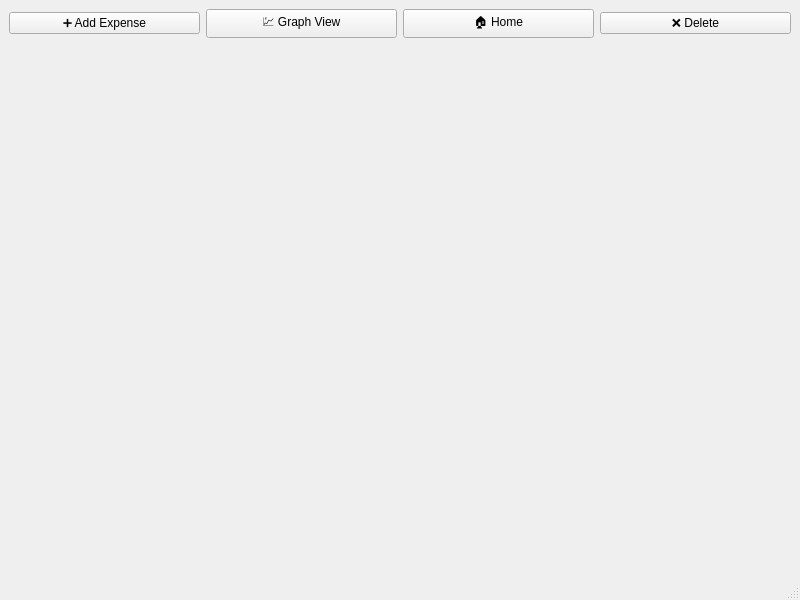
<?xml version="1.0" encoding="UTF-8"?>
<ui version="4.0">
 <class>MainWindow</class>
 <widget class="QMainWindow" name="MainWindow">
  <property name="geometry">
   <rect>
    <x>0</x>
    <y>0</y>
    <width>800</width>
    <height>600</height>
   </rect>
  </property>
  <property name="windowTitle">
   <string>MainWindow</string>
  </property>
  <widget class="QWidget" name="centralwidget">
   <layout class="QVBoxLayout" name="verticalLayout_2">
    <item>
     <layout class="QVBoxLayout" name="verticalLayout">
      <item>
       <layout class="QHBoxLayout" name="horizontalLayout_2">
        <item>
         <widget class="QPushButton" name="pushButton">
          <property name="text">
           <string>➕ Add Expense</string>
          </property>
         </widget>
        </item>
        <item>
         <widget class="QPushButton" name="pushButton_2">
          <property name="text">
           <string>💹 Graph View</string>
          </property>
         </widget>
        </item>
        <item>
         <widget class="QPushButton" name="pushButton_3">
          <property name="text">
           <string>🏠 Home</string>
          </property>
         </widget>
        </item>
        <item>
         <widget class="QPushButton" name="pushButton_4">
          <property name="text">
           <string>❌ Delete</string>
          </property>
         </widget>
        </item>
       </layout>
      </item>
      <item>
       <widget class="QStackedWidget" name="stackedWidget">
        <widget class="QWidget" name="page_3"/>
        <widget class="QWidget" name="page_4"/>
       </widget>
      </item>
     </layout>
    </item>
   </layout>
  </widget>
  <widget class="QMenuBar" name="menubar">
   <property name="geometry">
    <rect>
     <x>0</x>
     <y>0</y>
     <width>800</width>
     <height>22</height>
    </rect>
   </property>
  </widget>
  <widget class="QStatusBar" name="statusbar"/>
 </widget>
 <resources/>
 <connections/>
</ui>
